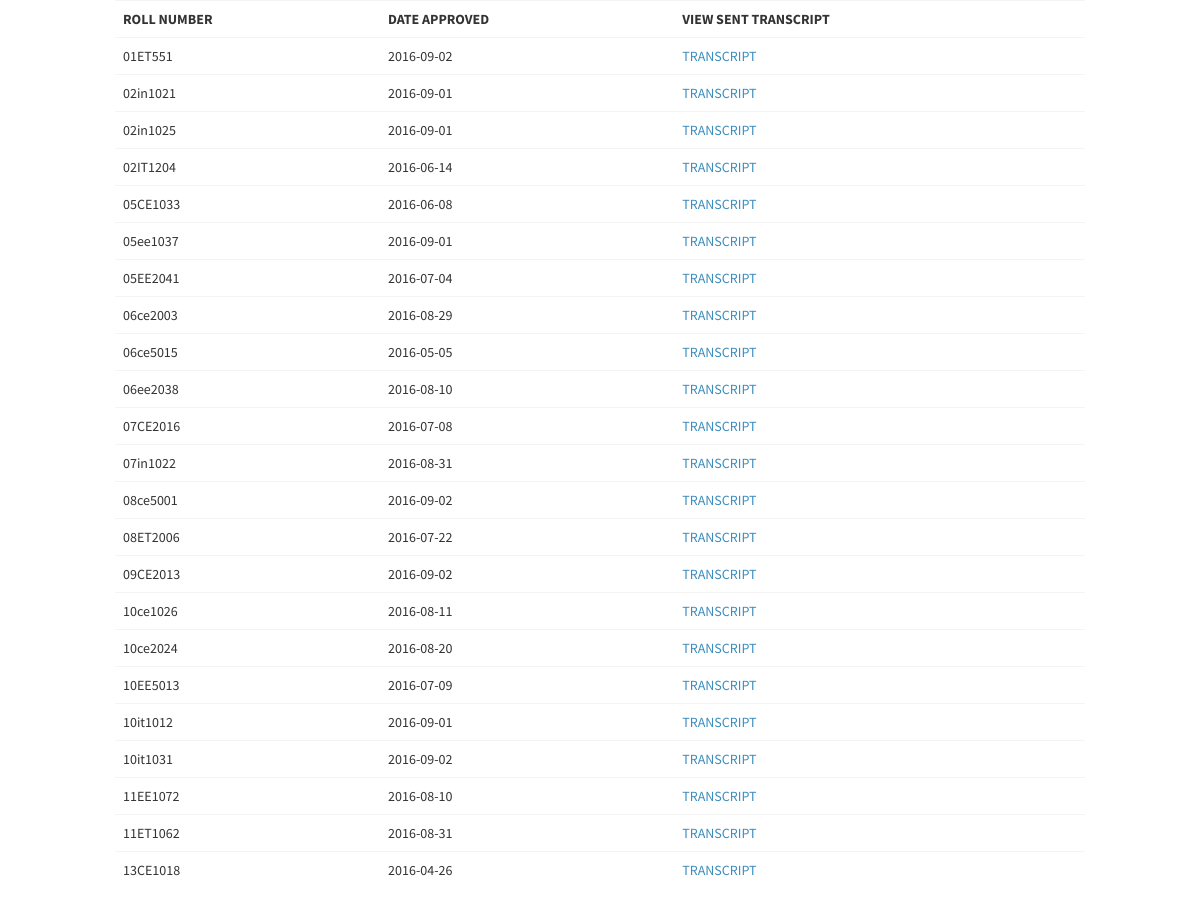
/admin_old/view.php, run on the app's committed database.
### tables this page shows
CREATE TABLE `approved` (
  `roll` varchar(10) NOT NULL,
  `date_approved` date NOT NULL
);

### admin_old/view.php (the view, shortened to what this page needs)
<!doctype html>
<html>
<head>
</head>
<body>
<?php
include('header_admin.php');
$sql = "SELECT * FROM approved";
$res = mysql_query($sql);
echo '<center><div class="table-responsive col-md-10 col-md-offset-1"><table  class="table">';
echo "<tr><th> ROLL NUMBER </th><th> DATE APPROVED</th><th> VIEW SENT TRANSCRIPT</th></tr>";
while($row = mysql_fetch_array($res))
{
echo "<tr><td>" . $row['roll'] . "</td><td>" . $row['date_approved'] . "</td><td>" . "<a href='http://10.0.0.4:8800/transcript/Documents/Transcript/Verified/".$row['roll']."/transcript.pdf '>TRANSCRIPT </a>" . "</td></tr>";
}
echo "</table></div></center>";
?>
</body>
</html>

### data on the page
approved: roll "01ET551", date_approved "2016-09-02"
approved: roll "02in1021", date_approved "2016-09-01"
approved: roll "02in1025", date_approved "2016-09-01"
approved: roll "02IT1204", date_approved "2016-06-14"
approved: roll "05CE1033", date_approved "2016-06-08"
approved: roll "05ee1037", date_approved "2016-09-01"
approved: roll "05EE2041", date_approved "2016-07-04"
approved: roll "06ce2003", date_approved "2016-08-29"
approved: roll "06ce5015", date_approved "2016-05-05"
approved: roll "06ee2038", date_approved "2016-08-10"
approved: roll "07CE2016", date_approved "2016-07-08"
approved: roll "07in1022", date_approved "2016-08-31"
approved: roll "08ce5001", date_approved "2016-09-02"
approved: roll "08ET2006", date_approved "2016-07-22"
approved: roll "09CE2013", date_approved "2016-09-02"
approved: roll "10ce1026", date_approved "2016-08-11"
approved: roll "10ce2024", date_approved "2016-08-20"
approved: roll "10EE5013", date_approved "2016-07-09"
approved: roll "10it1012", date_approved "2016-09-01"
approved: roll "10it1031", date_approved "2016-09-02"
approved: roll "11EE1072", date_approved "2016-08-10"
approved: roll "11ET1062", date_approved "2016-08-31"
approved: roll "13CE1018", date_approved "2016-04-26"
